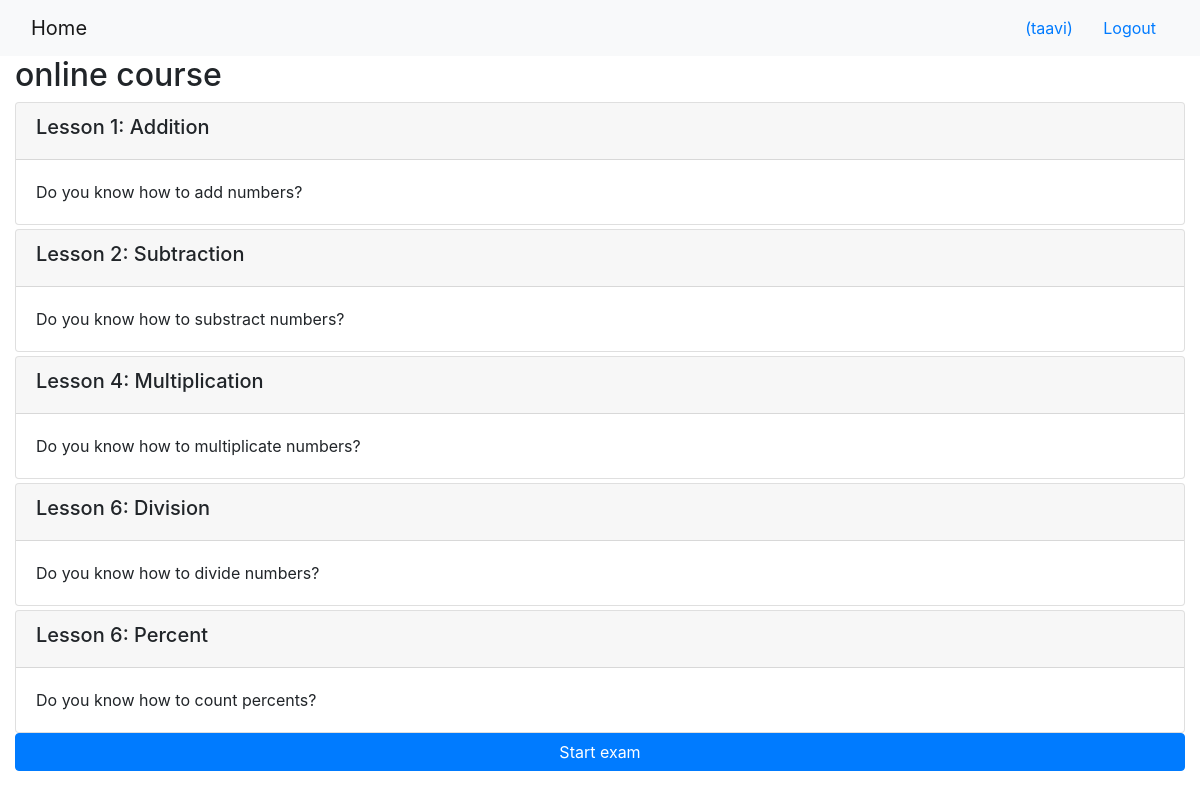
/onlinecourse/1/ (signed in), run on the app's committed database.
### onlinecourse/models.py (models this page shows, shortened)
class Course(models.Model):
    name = models.CharField(null=False, max_length=30, default='online course')
    image = models.ImageField(upload_to='course_images/')
    description = models.CharField(max_length=1000)
    pub_date = models.DateField(null=True)
    instructors = models.ManyToManyField(Instructor)
    users = models.ManyToManyField(settings.AUTH_USER_MODEL, through='Enrollment')
    total_enrollment = models.IntegerField(default=0)
    is_enrolled = False

class Lesson(models.Model):
    title = models.CharField(max_length=200, default="title")
    order = models.IntegerField(default=0)
    course = models.ForeignKey(Course, on_delete=models.CASCADE)
    content = models.TextField()

### onlinecourse/views.py (the view)
# urls.py: path('<int:pk>/', views.CourseDetailView.as_view(), name='course_details'),
class CourseDetailView(generic.DetailView):
    model = Course
    template_name = 'onlinecourse/course_detail_bootstrap.html'

### onlinecourse/templatetags/extra.py (called while the page is built)
@register.simple_tag
def custom_tag(id, some_id):
    return '{"%s": [%s]}'%(id, some_id)

### onlinecourse/templates/onlinecourse/course_detail_bootstrap.html (shortened to what this page needs)
<!DOCTYPE html>
<html lang="en">
<head>
     {% load static %}
     {% load extra %}
    <link rel="stylesheet" href="https://maxcdn.bootstrapcdn.com/bootstrap/4.5.2/css/bootstrap.min.css">
</head>
<body>
    <nav class="navbar navbar-light bg-light">
        <div class="container-fluid">
            <div class="navbar-header">
                  <a class="navbar-brand" href="{% url 'onlinecourse:index' %}">Home</a>
            </div>
            <ul class="nav navbar-nav navbar-right">
                {% if user.is_authenticated %}
                <li>
                    <a class="btn btn-link" href="#">{{ user.first_name }}({{ user.username }})</a>
                    <a class="btn btn-link" href="{% url 'onlinecourse:logout' %}">Logout</a>
                </li>
                {% endif %}
            </ul>
        </div>
    </nav>
    <div class="container-fluid">
            <h2>{{ course.name }}</h2>
            <div class="card-columns-vertical">
                {% for lesson in course.lesson_set.all %}
                    <div class="card mt-1">
                        <div class="card-header"><h5>Lesson {{lesson.order|add:1}}: {{lesson.title}}</h5></div>
                        <div class="card-body">{{lesson.content}}</div>
                    </div>
                {% endfor %}
            </div>
            <button class="btn btn-primary" type="button" data-toggle="collapse" data-target="#exam" aria-expanded="false" aria-controls="exam" style="width: 100%">Start exam</button>
    </div>
</body>
</html>

### data on the page
Course: name "online course"
Lesson: order|add "1", title "Addition", content "Do you know how to add numbers?"
Lesson: order|add "2", title "Subtraction", content "Do you know how to substract numbers?"
Lesson: order|add "4", title "Multiplication", content "Do you know how to multiplicate numbers?"
Lesson: order|add "6", title "Division", content "Do you know how to divide numbers?"
Lesson: order|add "6", title "Percent", content "Do you know how to count percents?"

### other printed values
{{ user.username }} "taavi"
